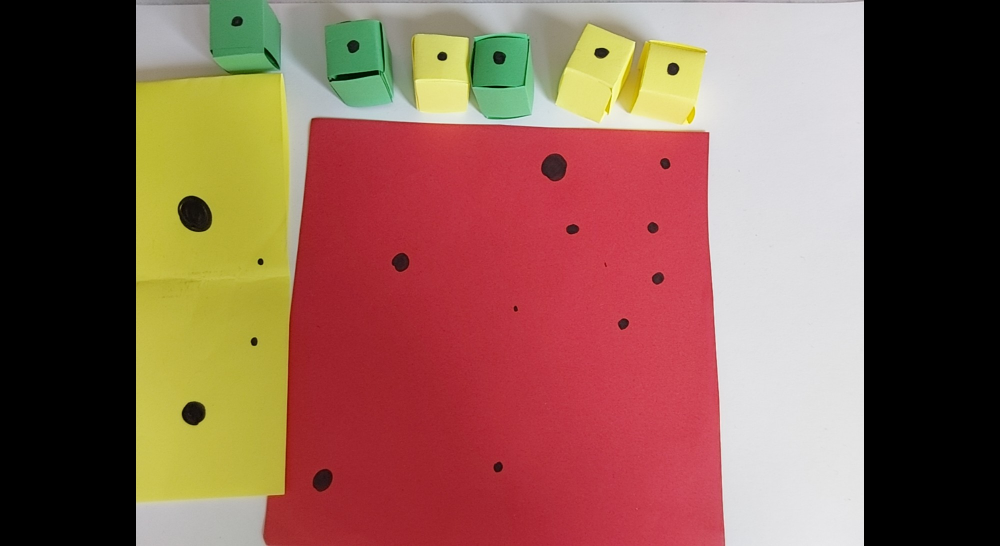
#> input picture backend_blocked/src/uploads/uploaded_image.png, 2000 x 1092 px (shown at 1/2 size)
$ python process_image.py ../uploads/uploaded_image.png
#> lines starting #> are read from the running program, lines starting #| are printed output that depends on the picture; after the words box and inside, x2 and y2 are one past the last pixel; in counts of white or black regions, pixels touching at a corner belong together
import cv2
import numpy as np
import json
import base64
import sys

""" The code in this file is used to process an image and detect circular objects in it.
    It uses OpenCV for image processing and contour detection. The detected objects are then
    highlighted in the original image with bounding boxes, and the result is returned as a JSON object containing
    the resolution of the image, the count of detected objects, and the processed image encoded in base64."""
# Load the image
image_path = sys.argv[1]
image = cv2.imread(image_path)
#> image is the input picture: shape (1092, 2000, 3); mean B, G, R 80.1, 94.3, 136.6

# Convert to grayscale
gray = cv2.cvtColor(image, cv2.COLOR_BGR2GRAY)
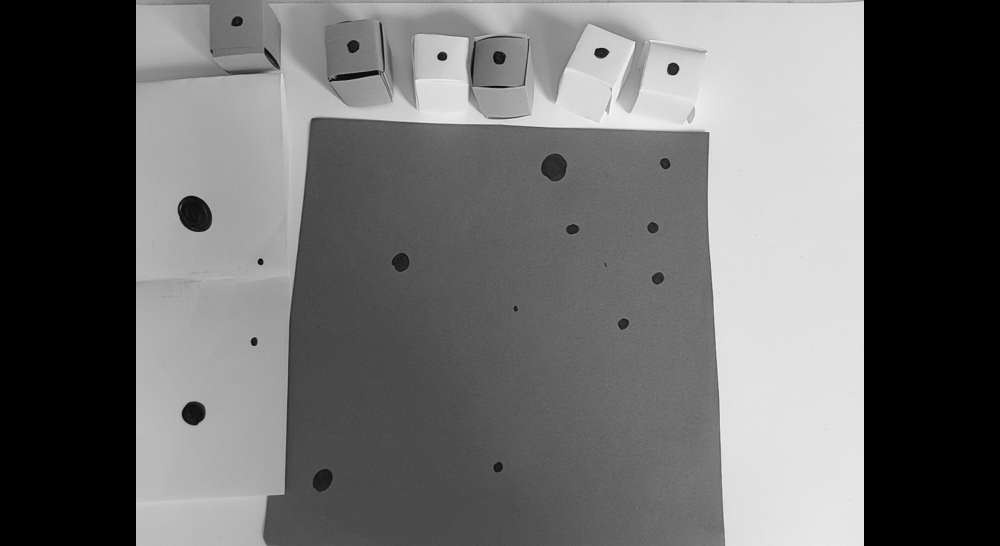
#> gray: shape (1092, 2000) (shown at 1/2 size); min 0, max 249, mean 105.3
orig_h, orig_w = gray.shape
#> orig_h = 1092; orig_w = 2000

# Base resolution (reference resolution where parameters work well)
BASE_WIDTH = 1280
BASE_HEIGHT = 960

# Calculate scaling factors
scale_w = orig_w / BASE_WIDTH
#> scale_w = 1.56
scale_h = orig_h / BASE_HEIGHT
#> scale_h = 1.14
scale_factor = (scale_w + scale_h) / 2  # Average scale
#> scale_factor = 1.35

# Scaled parameters
PADDING = int(20 * scale_factor)
#> PADDING = 27
MIN_AREA = 32 * (scale_factor ** 3)
#> MIN_AREA = 78.73
BLUR_KERNEL = int(7 * scale_factor)
#> BLUR_KERNEL = 9
BLUR_KERNEL = BLUR_KERNEL if BLUR_KERNEL % 2 == 1 else BLUR_KERNEL + 1
BLOCK_SIZE = int(21 * scale_factor)
#> BLOCK_SIZE = 28
BLOCK_SIZE = BLOCK_SIZE if BLOCK_SIZE % 2 == 1 else BLOCK_SIZE + 1
#> BLOCK_SIZE = 29
C_VALUE = 12  # Can be scaled too if needed, keeping it constant for now

# Slight blur to reduce noise
blurred = cv2.GaussianBlur(gray, (BLUR_KERNEL, BLUR_KERNEL), 0)

# Adaptive threshold for better separation regardless of lighting
adaptive_thresh = cv2.adaptiveThreshold(
    blurred,
    255,
    cv2.ADAPTIVE_THRESH_MEAN_C,
    cv2.THRESH_BINARY_INV,
    blockSize=BLOCK_SIZE,
    C=C_VALUE
)
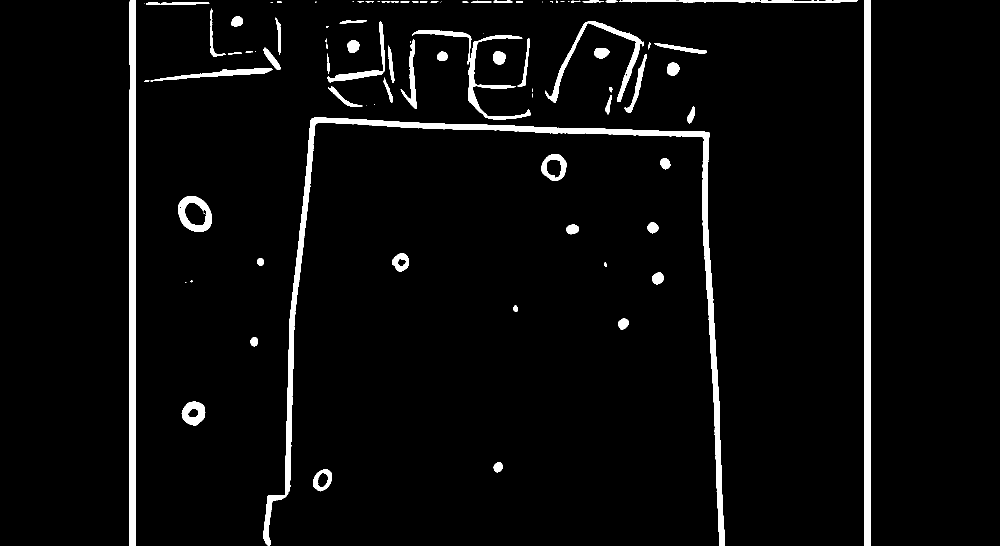
#> adaptive_thresh: shape (1092, 2000) (shown at 1/2 size); 4% white; 95 white regions (28 under 20 px), largest, box (x1, y1, x2, y2) and area: (526, 235, 1450, 1092) 25985, (1728, 0, 1741, 1092) 14196, (259, 0, 272, 1092) 14143

# Morphological operations to clean small noise
kernel = np.ones((3, 3), np.uint8)
opened = cv2.morphologyEx(adaptive_thresh, cv2.MORPH_OPEN, kernel, iterations=2)
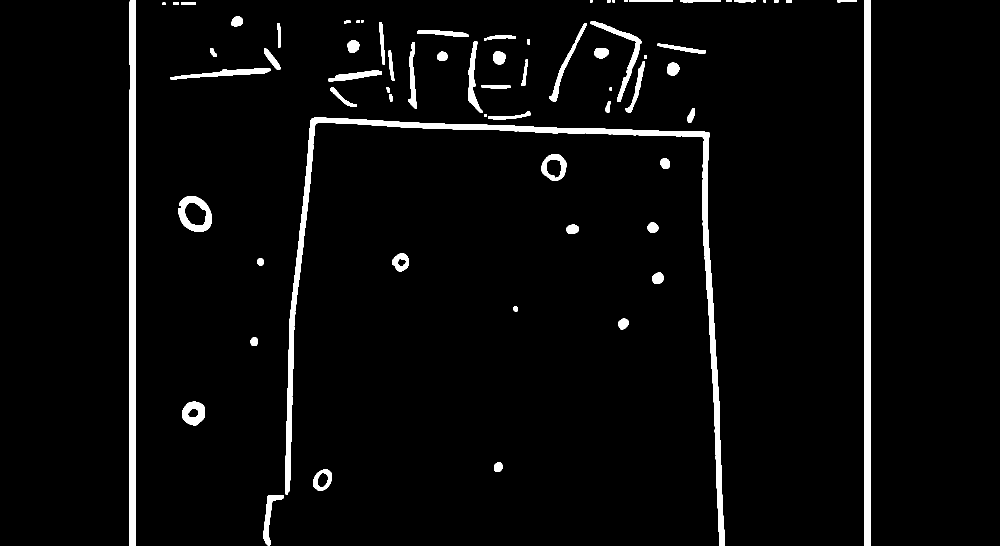
#> opened: shape (1092, 2000) (shown at 1/2 size); 3.8% white; 73 white regions

# Find contours
contours, _ = cv2.findContours(opened, cv2.RETR_EXTERNAL, cv2.CHAIN_APPROX_SIMPLE)
#> contours = 73 contours, 6 with area under 20; largest, box (x1, y1, x2, y2) and area: (570, 235, 1450, 1092) 22255, (1728, 0, 1741, 1092) 13092, (259, 0, 272, 1092) 13040, (356, 392, 424, 464) 3644, (1083, 308, 1133, 362) 2002

output_image_bgr = image.copy()

ctr = 0
# Loop through contours
for cnt in contours:
    area = cv2.contourArea(cnt)
    perimeter = cv2.arcLength(cnt, True)

    # Filtering based on area and circularity
    if area < MIN_AREA or perimeter == 0:
        continue

    circularity = 4 * np.pi * (area / (perimeter ** 2))
    if 0.8 < circularity <= 1.5:
        x, y, w, h = cv2.boundingRect(cnt)
        x_pad = max(0, x - PADDING)
        y_pad = max(0, y - PADDING)
        w_pad = min(orig_w, x + w + PADDING)
        h_pad = min(orig_h, y + h + PADDING)

        cv2.rectangle(output_image_bgr, (x_pad, y_pad), (w_pad, h_pad), (255, 255, 255), 8)
        ctr += 1
#> this loop made 73 passes
#> (area, perimeter, circularity, x, y, w, h, x_pad) on passes 2, 3, 4, 5, 6, 8, 9, 10, 11, 12, 14, 15: (1185, 131.1, 0.867, 626, 939, 38, 43, 599), (254, 59.46, 0.903, 988, 924, 17, 20, 961), (1668, 153.5, 0.889, 364, 803, 46, 48, 337), (191.5, 52.38, 0.877, 501, 674, 14, 18, 474), (329, 68.77, 0.874, 1236, 637, 22, 22, 1209), (398, 74.77, 0.895, 1304, 545, 24, 23, 1277), (143.5, 44.38, 0.915, 515, 516, 13, 15, 488), (864, 112.6, 0.857, 784, 507, 34, 36, 757), (352.5, 71.7, 0.862, 1133, 449, 25, 19, 1106), (334.5, 67.36, 0.927, 1295, 445, 22, 21, 1268), (305, 65.46, 0.895, 1321, 317, 19, 21, 1294), (2001.5, 168.3, 0.888, 1083, 308, 50, 54, 1056)
#> (area, perimeter, circularity) on passes 1, 13, 16, 18, 19, 20: (1098, 265.4, 0.196), (3644.5, 239.7, 0.797), (22255, 4844.7, 0.0119), (422, 189.1, 0.148), (255.5, 75.7, 0.56), (133.5, 56.73, 0.521)
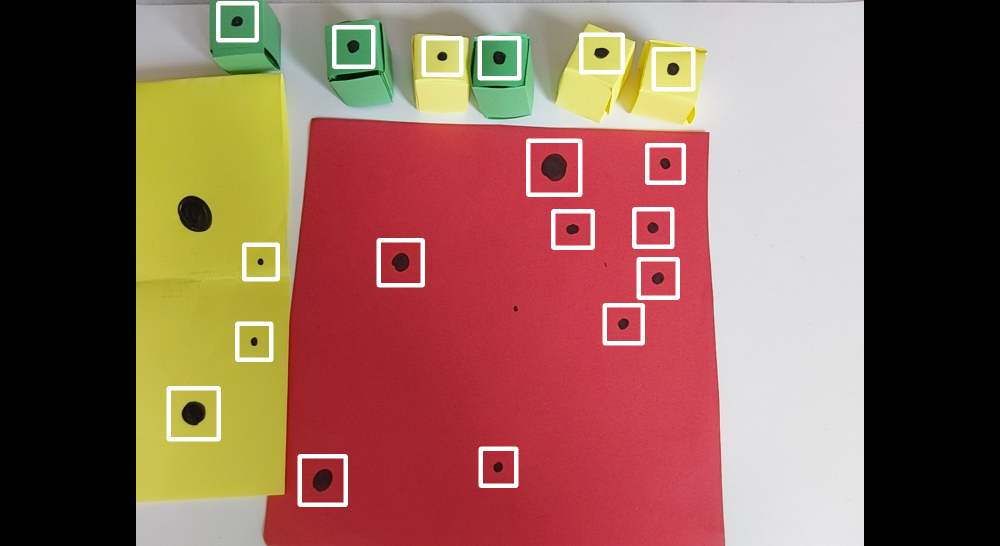
#> output_image_bgr: shape (1092, 2000, 3) (shown at 1/2 size); 2.36% of pixels changed, all inside (x1, y1, x2, y2) = (333, 2, 1391, 1014)
#> after the loop, ctr = 18

# Encode output image
_, buffer = cv2.imencode('.jpeg', output_image_bgr)
img_base64 = base64.b64encode(buffer).decode('utf-8')

# Output JSON
result = {
    "resolution": f"{orig_h} x {orig_w}",
    "count": ctr,
    "image": img_base64
}
json_result = json.dumps(result)
print(json_result)
#> (printed output is left out)
